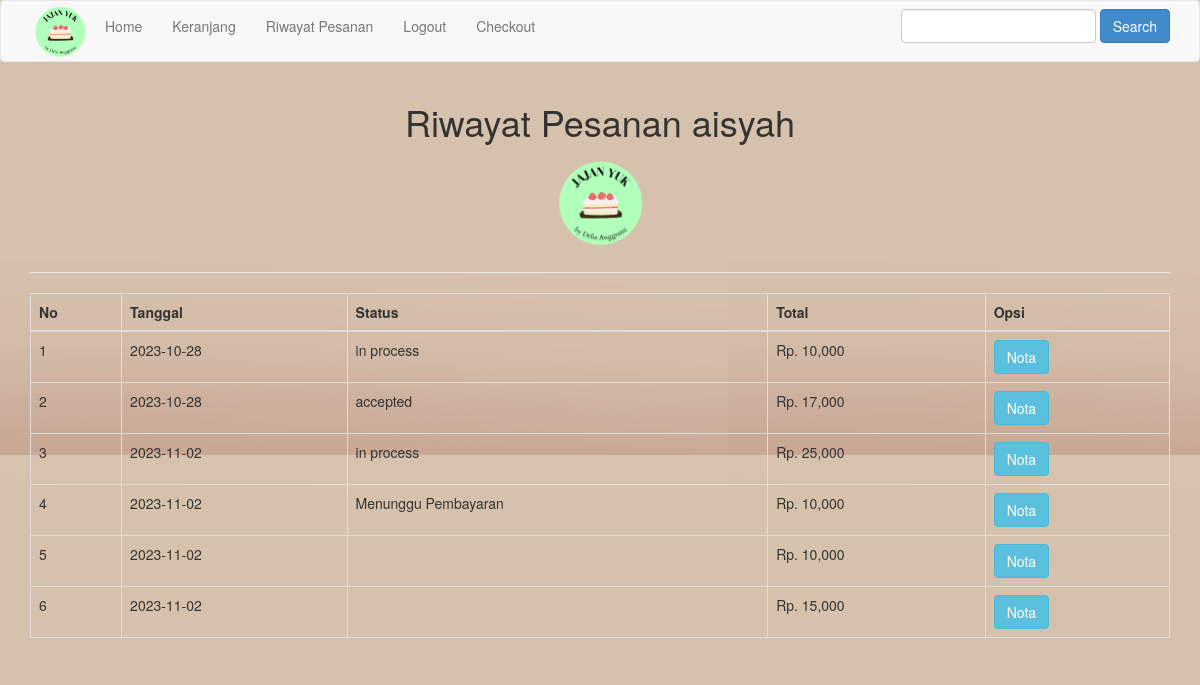
/jajanyuk/riwayat.php (signed in), run on the app's committed database.
### tables this page shows
CREATE TABLE `data_pembayaran` (
  `id_pesanan` int(11) NOT NULL,
  `keterangan` varchar(100) NOT NULL,
  `no_meja` int(2) NOT NULL,
  `tanggal` date NOT NULL,
  `note` text NOT NULL,
  `id_customer` int(5) NOT NULL,
  `jumlah_menu` int(10) NOT NULL,
  `total_harga` int(100) NOT NULL,
  `status_pesanan` varchar(100) NOT NULL
);

### jajanyuk/riwayat.php (the view, shortened to what this page needs)
<?php
$koneksi = new mysqli("localhost","root","","jajanyuk");
?>
<!DOCTYPE html>
<html>
<link rel="stylesheet"  href="css/style.css"  type="text/css">
<head>
	<link rel="stylesheet" href="admin/assets/css/bootstrap.css">
</head>
<body>
<?php include 'menu.php';
?>
<section class="riwayat">
	<div class="container">
		<center><h1>Riwayat Pesanan <?php echo $_SESSION["pelanggan"]["nama_cust"]?></h1></center>
		<center><img src="foto/logoo 2.png" alt="" class="img-responsive" height="100" width="100"/></center>
		<hr color="black">
		<table class="table table-bordered">
			<thead>
				<tr>
					<th>No</th>
					<th>Tanggal</th>
					<th>Status</th>
					<th>Total</th>
					<th>Opsi</th>
				</tr>
			</thead>
			<tbody>
				<?php
				$nomor=1;
				$id_pelanggan=$_SESSION["pelanggan"]['id_customer'];
				$ambil = $koneksi->query("SELECT * FROM data_pembayaran WHERE id_customer='$id_pelanggan'");
				while($pecah = $ambil->fetch_assoc()){
				?>
				<tr>
					<td><?php echo $nomor;?></td>
					<td><?php echo $pecah["tanggal"]?></td>
					<td><?php echo $pecah["status_pesanan"]?></td>
					<td>Rp. <?php echo number_format ($pecah["total_harga"])?></td>
					<td>
						<a href="nota.php?id=<?php echo $pecah["id_pesanan"]?>" class="btn btn-info">Nota</a>
					</td>
				</tr>
				<?php $nomor++;?>
				<?php } ?>
		</table>
	</div>
</section>
</body>
</html>

### jajanyuk/css/style.css (style rules this page uses)
body { background-image: url("../foto/coklat.jpg"); }

### data on the page
data_pembayaran: tanggal "2023-10-28", status_pesanan "in process", total_harga "10,000"
data_pembayaran: tanggal "2023-10-28", status_pesanan "accepted", total_harga "17,000"
data_pembayaran: tanggal "2023-11-02", status_pesanan "in process", total_harga "25,000"
data_pembayaran: tanggal "2023-11-02", status_pesanan "Menunggu Pembayaran", total_harga "10,000"
data_pembayaran: tanggal "2023-11-02", total_harga "10,000"
data_pembayaran: tanggal "2023-11-02", total_harga "15,000"

### other printed values
$_SESSION["pelanggan"]["nama_cust"] "aisyah"
